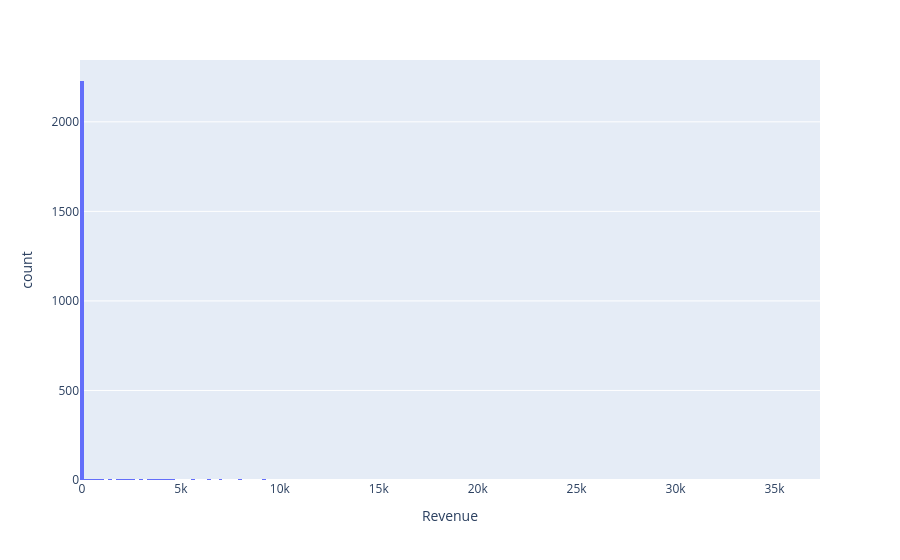

Notebook code cell kept with this figure:
### Code cell
#Revenue distribution
px.histogram(df, x='Revenue')

### Figure 1 — Plotly figure (JSON) as saved in the notebook; plotly's stock layout.template omitted (floating-point values rounded to 4 significant figures; data arrays with more than 128 entries replaced by an {"elided": "..."} marker saying what was removed)
{"data": [{"bingroup": "x", "hovertemplate": "Revenue=%{x}<br>count=%{y}<extra></extra>", "legendgroup": "", "marker": {"color": "#636efa", "pattern": {"shape": ""}}, "name": "", "orientation": "v", "showlegend": false, "type": "histogram", "x": {"elided": "2386 float values"}, "xaxis": "x", "yaxis": "y"}], "layout": {"barmode": "relative", "legend": {"tracegroupgap": 0}, "margin": {"t": 60}, "xaxis": {"anchor": "y", "domain": [0, 1], "title": {"text": "Revenue"}}, "yaxis": {"anchor": "x", "domain": [0, 1], "title": {"text": "count"}}}}
